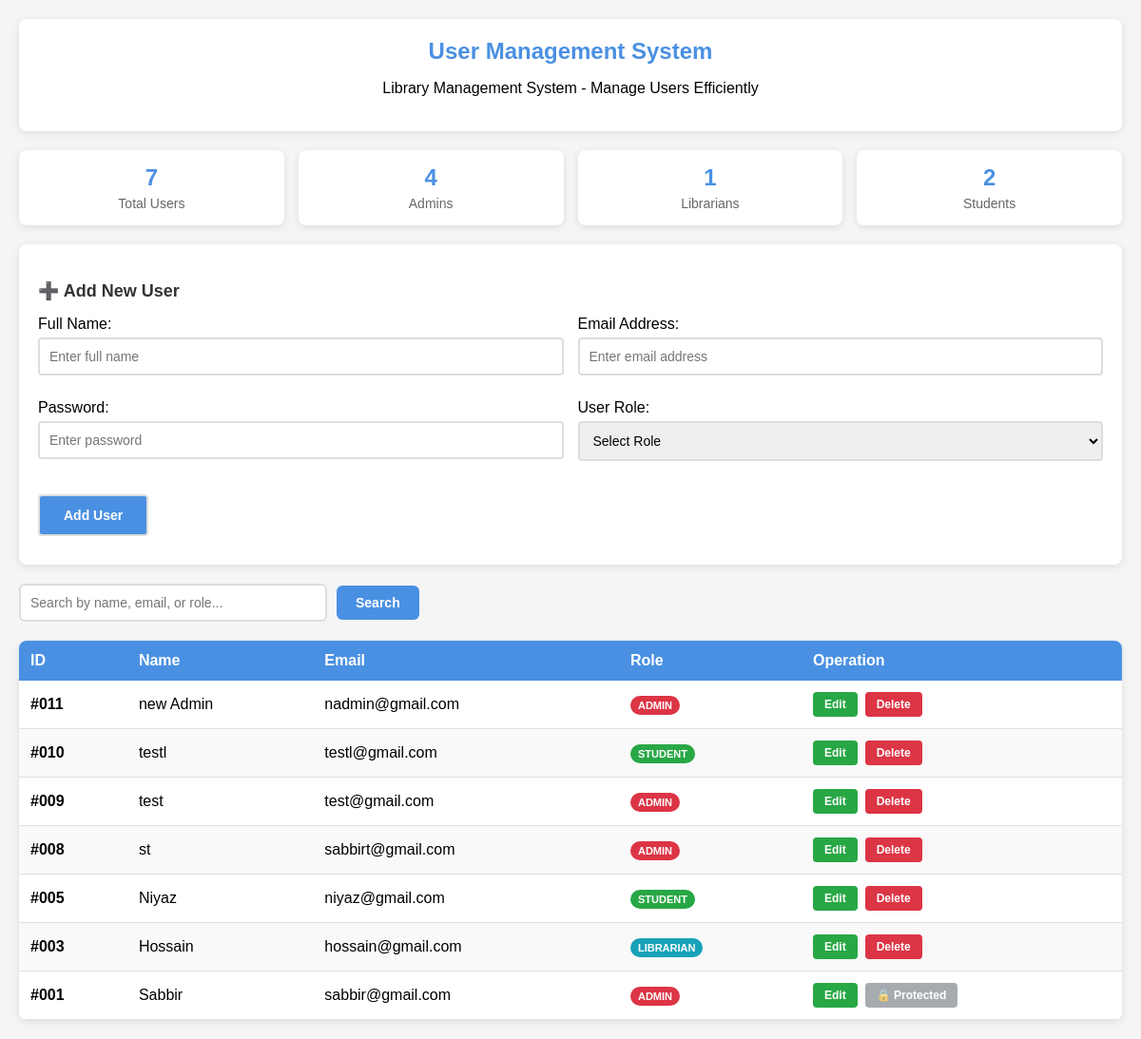
The page /views/Authentication/text.php on the database its author committed.
### tables this page shows
CREATE TABLE `all_users` (
  `id` int(10) UNSIGNED NOT NULL,
  `name` varchar(255) NOT NULL,
  `email` varchar(255) NOT NULL,
  `password` varchar(255) NOT NULL,
  `role` enum('admin','librarian','student') NOT NULL
);

### views/Authentication/text.php (the view, shortened to what this page needs)
<?php
require_once 'config.php';
?>
<!DOCTYPE html>
<html lang="en">
<head>
</head>
<body>
    <div class="header-title">
        <h2>User Management System</h2>
        <p>Library Management System - Manage Users Efficiently</p>
    </div>
    <div class="stats-container">
        <?php
        $total_users = mysqli_num_rows(mysqli_query($conn, "SELECT * FROM all_users"));
        $total_admins = mysqli_num_rows(mysqli_query($conn, "SELECT * FROM all_users WHERE role='admin'"));
        $total_librarians = mysqli_num_rows(mysqli_query($conn, "SELECT * FROM all_users WHERE role='librarian'"));
        $total_students = mysqli_num_rows(mysqli_query($conn, "SELECT * FROM all_users WHERE role='student'"));
        ?>
        <div class="stat-card">
            <div class="stat-number"><?php echo $total_users; ?></div>
            <div class="stat-label">Total Users</div>
        </div>
        <div class="stat-card">
            <div class="stat-number"><?php echo $total_admins; ?></div>
            <div class="stat-label">Admins</div>
        </div>
        <div class="stat-card">
            <div class="stat-number"><?php echo $total_librarians; ?></div>
            <div class="stat-label">Librarians</div>
        </div>
        <div class="stat-card">
            <div class="stat-number"><?php echo $total_students; ?></div>
            <div class="stat-label">Students</div>
        </div>
    </div>
    <div class="form-container">
        <h3>➕ Add New User</h3>
        <form action="" method="post">
            <div class="form-row">
                <div>
                    <label>Full Name:</label>
                    <input type="text" name="name" placeholder="Enter full name" required>
                </div>
                <div>
                    <label>Email Address:</label>
                    <input type="email" name="email" placeholder="Enter email address" required>
                </div>
            </div>
            <div class="form-row">
                <div>
                    <label>Password:</label>
                    <input type="password" name="password" placeholder="Enter password" required minlength="6">
                </div>
                <div>
                    <label>User Role:</label>
                    <select name="role" required>
                        <option value="">Select Role</option>
                    </select>
                </div>
            </div>
            <input type="submit" value="Add User">
        </form>
    </div>
    <div class="search-container">
        <input type="text" class="search-input" id="searchInput" placeholder="Search by name, email, or role...">
        <button class="btn-search" onclick="searchTable()"> Search</button>
    </div>
    <table>
        <thead>
            <tr>
                <th>ID</th>
                <th>Name</th>
                <th>Email</th>
                <th>Role</th>
                <th>Operation</th>
            </tr>
        </thead>
        <tbody>
            <?php
            $display_sql = "SELECT * FROM all_users ORDER BY id DESC";
            $result = mysqli_query($conn, $display_sql);
            if(mysqli_num_rows($result) > 0) {
                while($row = mysqli_fetch_assoc($result)) {
                    echo "<tr>";
                    echo "<td><strong>#" . sprintf("%03d", $row['id']) . "</strong></td>";
                    echo "<td>" . htmlspecialchars($row['name']) . "</td>";
                    echo "<td>" . htmlspecialchars($row['email']) . "</td>";
                    echo "<td><span class='role-badge role-" . $row['role'] . "'>" . ucfirst($row['role']) . "</span></td>";
                    echo "<td>";
                    echo "<div class='operation-buttons'>";
                    echo "<button class='btn btn-edit' onclick='editUser(" . $row['id'] . ", \"" . addslashes($row['name']) . "\", \"" . addslashes($row['email']) . "\", \"" . $row['role'] . "\")'> Edit</button>";
                    if ($row['email'] !== 'sabbir@gmail.com') {
                        echo "<button class='btn btn-delete' onclick='deleteUser(" . $row['id'] . ", \"" . addslashes($row['name']) . "\")'> Delete</button>";
                    } else {
                        echo "<button class='btn btn-protected' title='Super Admin - Cannot be deleted'>🔒 Protected</button>";
                    }
                    echo "</div>";
                    echo "</td>";
                    echo "</tr>";
                }
            } else {
                echo "<tr><td colspan='5' style='text-align: center; padding: 30px; color: #666;'> No users found</td></tr>";
            }
            ?>
        </tbody>
    </table>
</body>
</html>

### views/Authentication/text.php (style rules this page uses)
body { font-family: Arial, sans-serif; margin: 20px; background-color: #f5f5f5; }
.form-container { background-color: white; padding: 20px; border-radius: 8px; box-shadow: 0 2px 8px rgba(0,0,0,0.1); margin-bottom: 20px; }
.form-container h3 { color: #333; margin-bottom: 15px; font-size: 18px; }
.form-row { display: grid; grid-template-columns: repeat(auto-fit, minmax(250px, 1fr)); gap: 15px; margin-bottom: 15px; }
.form-container input, .form-container select { width: 100%; padding: 10px; margin: 5px 0 10px 0; border: 2px solid #ddd; border-radius: 4px; box-sizing: border-box; font-size: 14px; }
.form-container input[type="submit"] { background-color: #4a90e2; color: white; cursor: pointer; font-weight: bold; width: auto; padding: 12px 25px; margin-top: 10px; }
.search-container { margin-bottom: 20px; display: flex; gap: 10px; align-items: center; }
.search-input { padding: 10px; border: 2px solid #ddd; border-radius: 6px; font-size: 14px; width: 300px; outline: none; transition: border-color 0.3s ease; }
.btn-search { background-color: #4a90e2; color: white; padding: 10px 20px; border: none; border-radius: 6px; font-size: 14px; font-weight: bold; cursor: pointer; transition: all 0.2s ease; }
table { width: 100%; border-collapse: collapse; background-color: white; box-shadow: 0 2px 8px rgba(0,0,0,0.1); border-radius: 8px; overflow: hidden; }
th { background-color: #4a90e2; color: white; padding: 12px; text-align: left; font-weight: bold; }
td { padding: 12px; border-bottom: 1px solid #e0e0e0; vertical-align: middle; }
tr:nth-child(even) { background-color: #f9f9f9; }
.operation-buttons { display: flex; gap: 8px; flex-wrap: wrap; }
.btn { padding: 6px 12px; border: none; border-radius: 4px; font-size: 12px; font-weight: bold; cursor: pointer; transition: all 0.2s ease; text-decoration: none; display: inline-block; }
.btn-edit { background-color: #28a745; color: white; }
.btn-delete { background-color: #dc3545; color: white; }
.btn-protected { background-color: #6c757d; color: white; cursor: not-allowed; opacity: 0.6; }
.role-badge { padding: 4px 8px; border-radius: 12px; font-size: 11px; font-weight: bold; text-transform: uppercase; }
.role-admin { background-color: #dc3545; color: white; }
.role-librarian { background-color: #17a2b8; color: white; }
.role-student { background-color: #28a745; color: white; }
.header-title { background-color: white; padding: 20px; border-radius: 8px; box-shadow: 0 2px 8px rgba(0,0,0,0.1); margin-bottom: 20px; text-align: center; }
.header-title h2 { color: #4a90e2; margin: 0; font-size: 24px; }
.stats-container { display: grid; grid-template-columns: repeat(auto-fit, minmax(200px, 1fr)); gap: 15px; margin-bottom: 20px; }
.stat-card { background: white; padding: 15px; border-radius: 8px; box-shadow: 0 2px 8px rgba(0,0,0,0.1); text-align: center; }
.stat-number { font-size: 24px; font-weight: bold; color: #4a90e2; }
.stat-label { color: #666; font-size: 14px; margin-top: 5px; }

### rows shown on the page
all_users: id "011", name "new Admin", email "nadmin@gmail.com", role "ADMIN"
all_users: id "010", name "testl", email "testl@gmail.com", role "STUDENT"
all_users: id "009", name "test", email "test@gmail.com", role "ADMIN"
all_users: id "008", name "st", email "sabbirt@gmail.com", role "ADMIN"
all_users: id "005", name "Niyaz", email "niyaz@gmail.com", role "STUDENT"
all_users: id "003", name "Hossain", email "hossain@gmail.com", role "LIBRARIAN"
all_users: id "001", name "Sabbir", email "sabbir@gmail.com", role "ADMIN", shows "🔒 Protected"

### other values the page prints
$total_users "7"
$total_admins "4"
$total_librarians "1"
$total_students "2"
